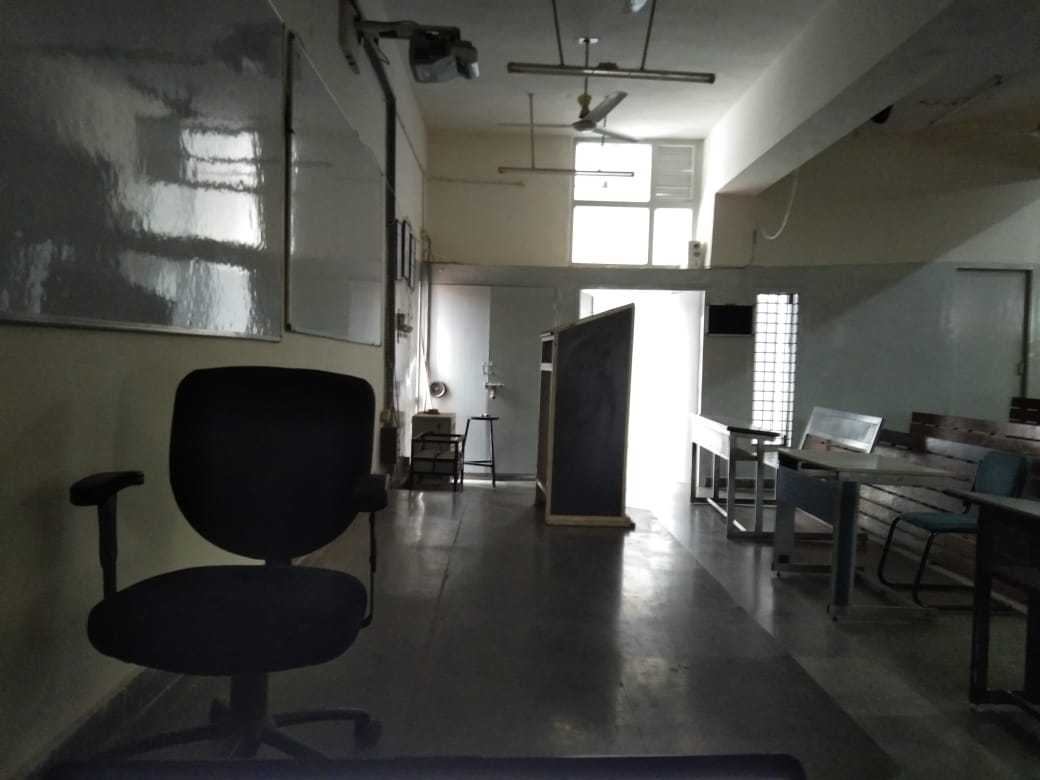
#> input picture images/left.jpg, 1040 x 780 px
$ python 25_Image_Stitching.py
#> lines starting #> are read from the running program, lines starting #| are printed output that depends on the picture
# This code was not part of the Video Series
"""
This code reads two images, converts them to grayscale,
extracts keypoints and computes descriptors, matches the descriptors,
computes a homography, stitches the images together based on the homography, and saves the result.
"""
import cv2
import numpy as np
import matplotlib.pyplot as plt

imgA = cv2.imread("images/left.jpg")
#> imgA is the input picture: shape (780, 1040, 3); mean B, G, R 71.6, 76.2, 75.8
imgB = cv2.imread("images/right.jpg")
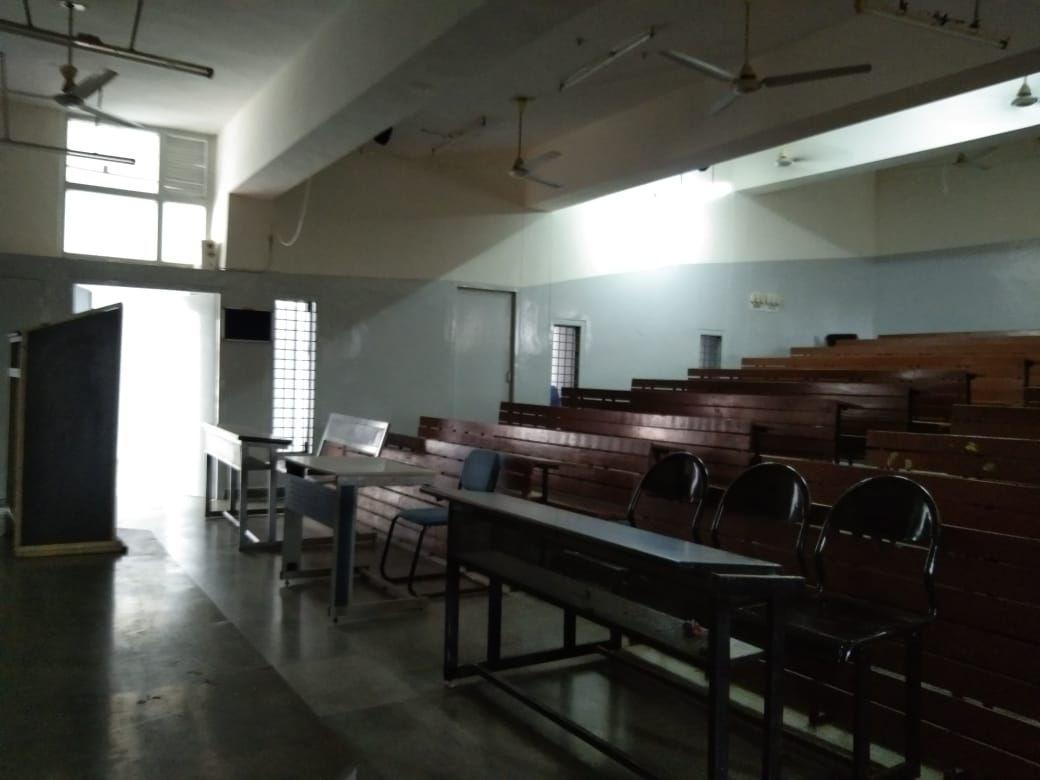
#> input picture images/right.jpg, 1040 x 780 px
#> imgB is the input picture: shape (780, 1040, 3); mean B, G, R 74.6, 80.3, 80
grayA = cv2.cvtColor(imgA,cv2.COLOR_BGR2GRAY)
grayB = cv2.cvtColor(imgB,cv2.COLOR_BGR2GRAY)

#Declare SIFT object
sift = cv2.xfeatures2d.SIFT_create()

#Extracting keypoints and descriptors from the two grayscale images
kpA, descA = sift.detectAndCompute(grayA, None)
#> kpA = 1166 keypoints; strongest (x, y, size): (459, 481, 2.2), (453, 481, 2.1), (775, 317, 30.1), (778, 441, 5)
kpB, descB = sift.detectAndCompute(grayB, None)
#> kpB = 1092 keypoints; strongest (x, y, size): (293, 323, 28.9), (649, 258, 141.9), (94, 296, 20.8), (245, 331, 37)

#Declaring BFMatcher object and finding match between two images
bf = cv2.BFMatcher()
matches = bf.knnMatch(descA, descB, k=2)
#> matches = 1166 matches

#Extracting good matches
good = []
for m, n in matches:
    if m.distance < 0.7*n.distance:
        good.append([m])
#> after the loop, good = 177 matches

#Drawing matches
im_matches = cv2.drawMatchesKnn(imgA, kpA, imgB, kpB,
                               good[0:25], None, flags=cv2.DrawMatchesFlags_NOT_DRAW_SINGLE_POINTS)
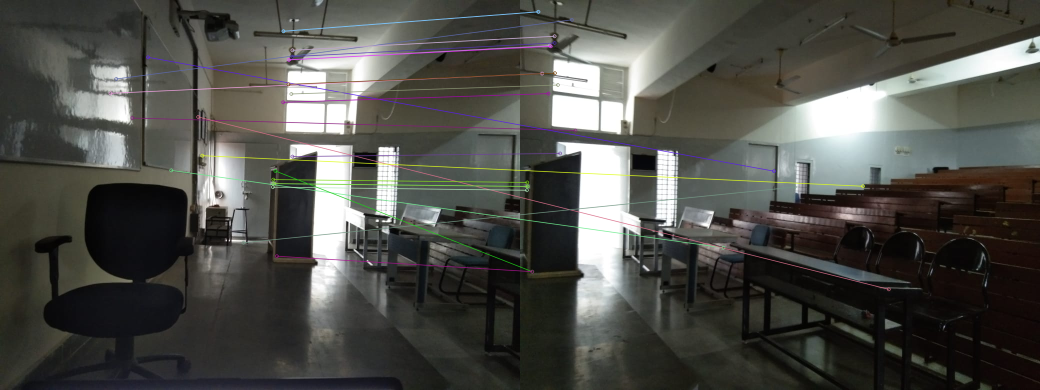
#> im_matches: shape (780, 2080, 3) (shown at 1/2 size); mean B, G, R 73.7, 78.6, 78.5

#Extracting co-ordinates of best matches from the two images to compute Homography
src_pts  = np.float32([kpA[m[0].queryIdx].pt for m in good])
#> src_pts = 177 pairs, first value 220.6 to 1029.9, second value 40.65 to 592.6
dst_pts  = np.float32([kpB[m[0].trainIdx].pt for m in good])
#> dst_pts = 177 pairs, first value 13.31 to 1004.3, second value 7.02 to 637.9
H, masked = cv2.findHomography(src_pts, dst_pts, cv2.RANSAC, 5.0)
#> H = [[2.53, -0.0364, -1334.1], [0.536, 2.09, -402.3], [0.0014, 9.1e-06, 1]]; masked = 177 values, max 1 at index 8, min 0 at index 0, mean 0.627

#Function to stitch two images
def warpTwoImages(img1, img2, H):
    h1, w1 = img1.shape[:2]
#> h1 = 780; w1 = 1040
    h2, w2 = img2.shape[:2]
#> h2 = 780; w2 = 1040
    pts1 = np.float32([[0, 0], [0, h1], [w1, h1], [w1, 0]]).reshape(-1, 1, 2)
    pts2 = np.float32([[0, 0], [0, h2], [w2, h2], [w2, 0]]).reshape(-1, 1, 2)
    pts2_ = cv2.perspectiveTransform(pts2, H)
#> pts2_ = [[-1334.1, -402.3], [-1352.8, 1220.9], [513.6, 726.4], [526.6, 63.39]]
    pts = np.concatenate((pts1, pts2_), axis=0)
#> pts = [[0, 0], [0, 780], [1040, 780], [1040, 0], [-1334.1, -402.3], [-1352.8, 1220.9], [513.6, 726.4], [526.6, 63.39]]
    [xmin, ymin] = np.int32(pts.min(axis=0).ravel() - 0.5)
#> xmin = -1353; ymin = -402
    [xmax, ymax] = np.int32(pts.max(axis=0).ravel() + 0.5)
#> xmax = 1040; ymax = 1221
    t = [-xmin, -ymin]
#> t = [1353, 402]
    Ht = np.array([[1, 0, t[0]], [0, 1, t[1]], [0, 0, 1]])  # translate
#> Ht = [[1, 0, 1353], [0, 1, 402], [0, 0, 1]]

    result = cv2.warpPerspective(img2, Ht@H, (xmax-xmin, ymax-ymin))
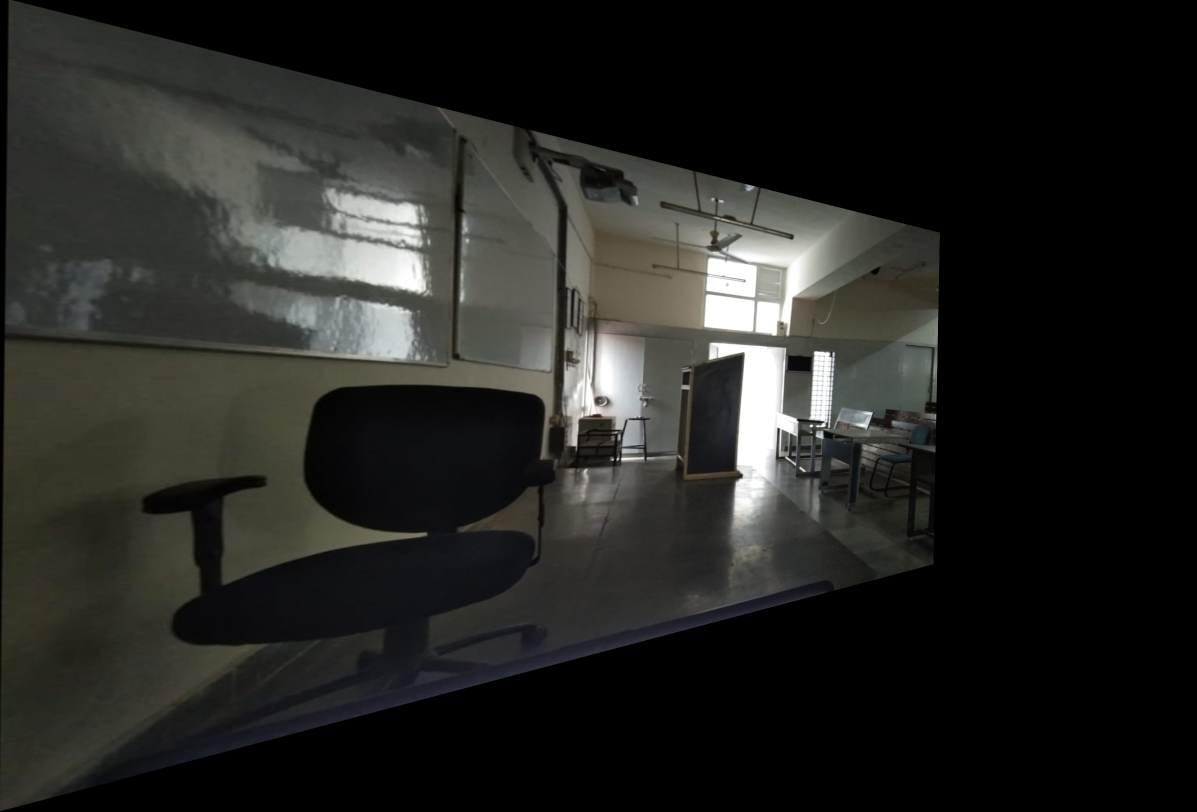
#> result: shape (1623, 2393, 3) (shown at 1/2 size); mean B, G, R 34.2, 36.9, 36.6
    result[t[1]:h1+t[1], t[0]:w1+t[0]] = img1
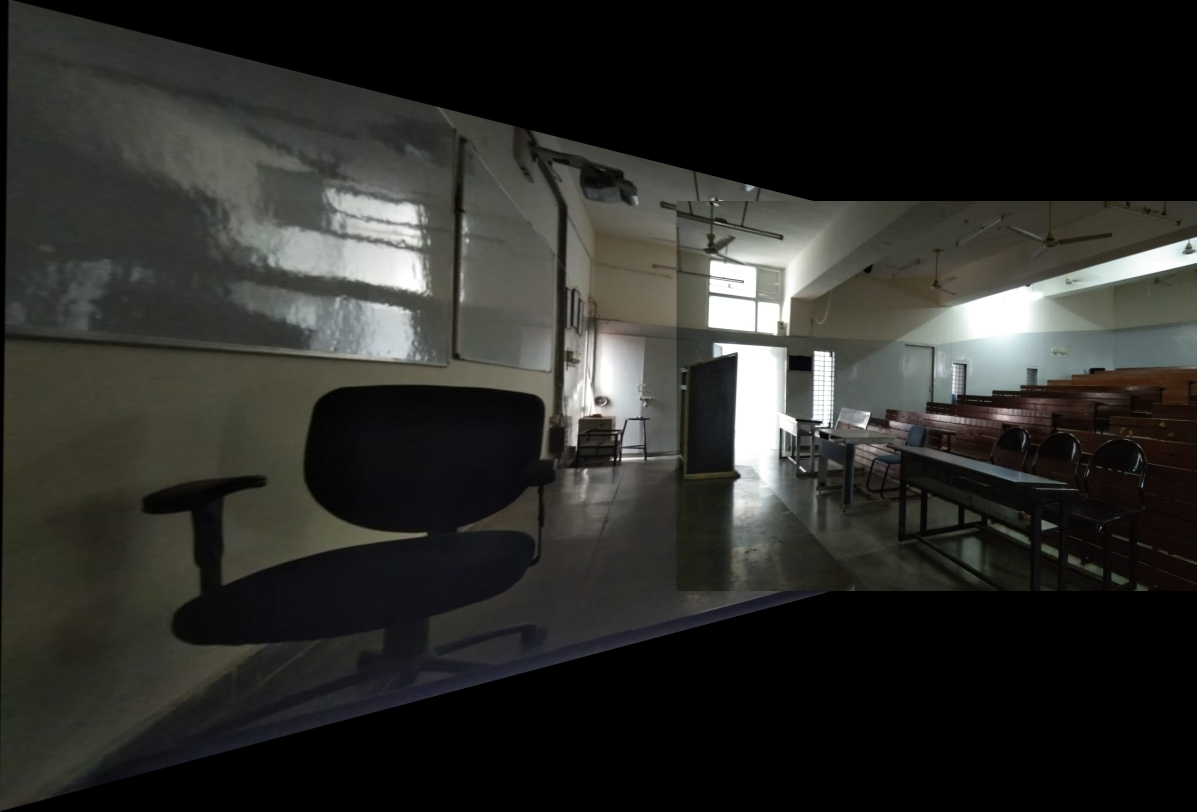
#> result: shape (1623, 2393, 3) (shown at 1/2 size); mean B, G, R 40.5, 43.9, 43.7
    return result

#Stitching two images and storing the result
result = warpTwoImages(imgB, imgA, H)
cv2.imwrite('images/output.png', result)
